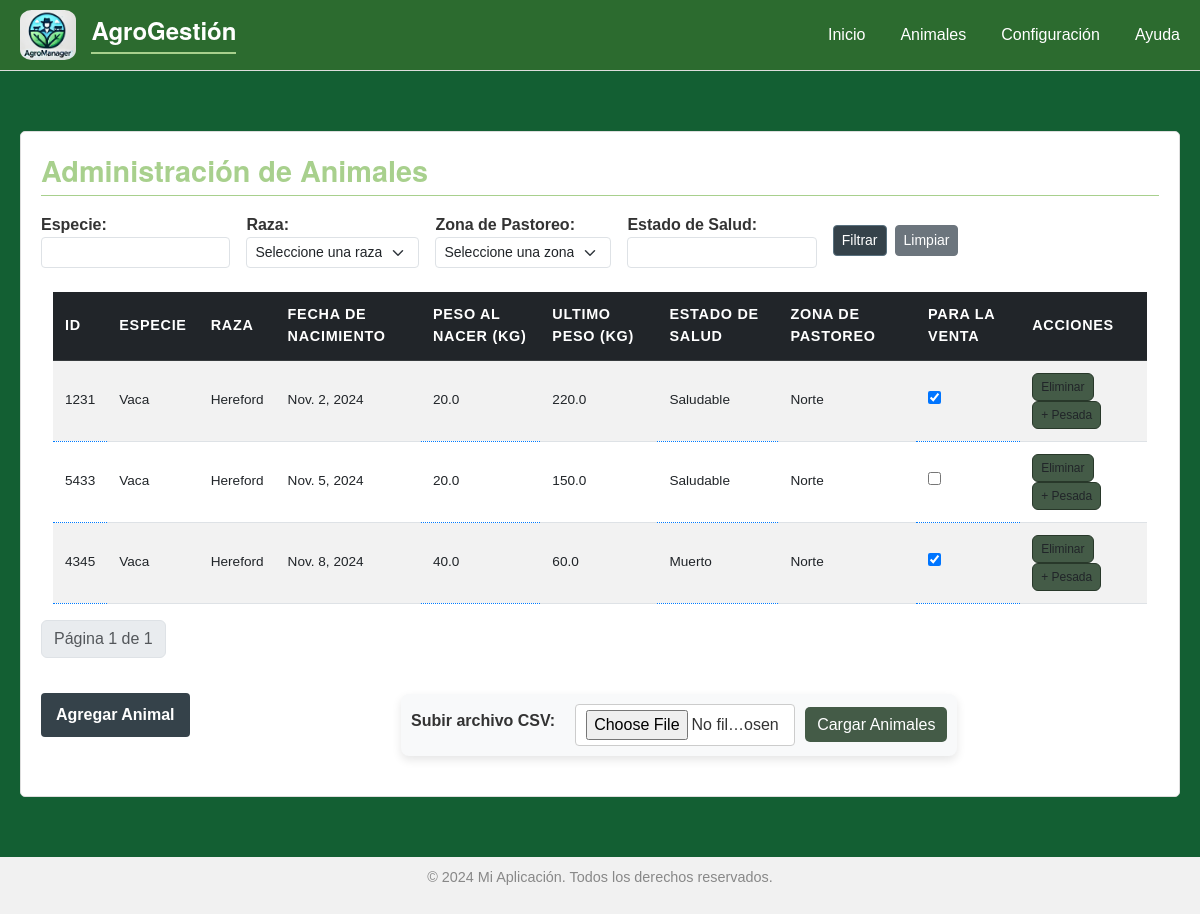
The app's page /admin_animales/?page=2, older data.
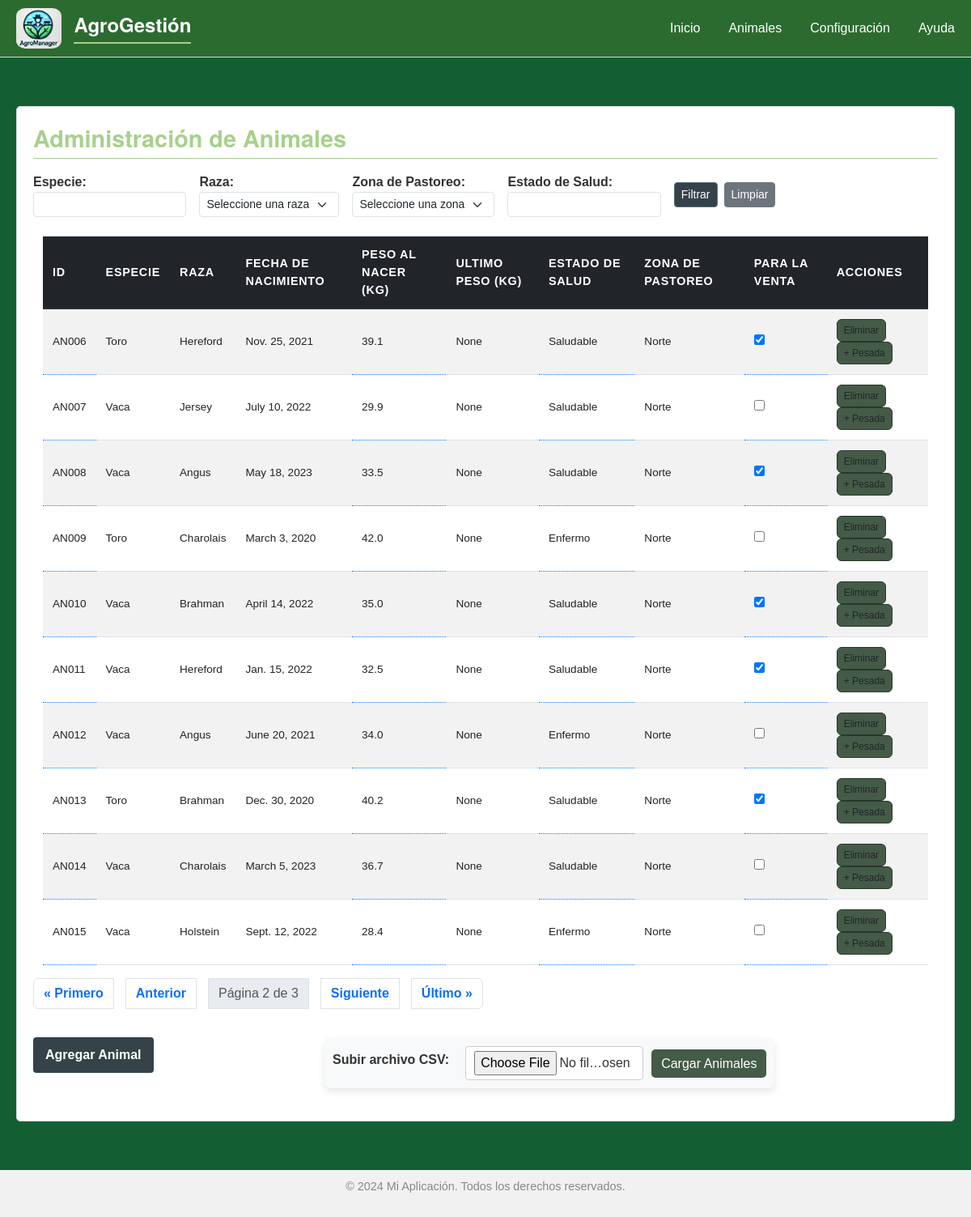
The same page, newer data.
### ganaderia/models.py (models this page shows, shortened)
class Animal(models.Model):
    identifier = models.CharField(max_length=50, unique=True)  # Código de identificación único
    species = models.CharField(max_length=100)                 # Especie (vaca, toro, etc.)
    breed = models.ForeignKey('Breed', on_delete=models.SET_NULL, null=True)  # Relación a Breed
    birth_date = models.DateField()                            # Fecha de nacimiento
    birth_weight = models.FloatField(default=0)                          # Peso de nacimiento
    health_status = models.CharField(max_length=100)           # Estado de salud (Ej: "Saludable", "Enfermo")
    pasture_zone = models.ForeignKey('PastureZone', on_delete=models.SET_NULL, null=True)  # Zona de pastoreo actual
    is_for_sale = models.BooleanField(default=False)           # Para marcar animales listos para la venta
    date_added = models.DateTimeField(default=timezone.now)    # Fecha de registro
    def latest_weight(self):
        latest_record = self.weight_records.order_by('-date_recorded').first()
        return latest_record.weight if latest_record else None
    def latest_weight_recorded(self):
        latest_record = self.weight_records.order_by('-date_recorded').first()
        return latest_record.date_recorded if latest_record else None

class Breed(models.Model):
    name = models.CharField(max_length=100, unique=True)  # Nombre de la raza, único
    description = models.TextField(blank=True, null=True)  # Descripción opcional de la raza
    def __str__(self):
        return self.name

class WeightRecord(models.Model):
    animal = models.ForeignKey(Animal, related_name='weight_records', on_delete=models.CASCADE)  # Relación a Animal
    weight = models.FloatField()                           # Peso en kg
    date_recorded = models.DateField(default=timezone.now)  # Fecha del registro de peso

class PastureZone(models.Model):
    name = models.CharField(max_length=100)                   # Nombre de la zona
    area_size = models.FloatField(default=0)                           # Tamaño en hectáreas
    grazing_capacity = models.IntegerField(default=0)                  # Capacidad de pastoreo en número de animales
    current_animals = models.ManyToManyField(Animal, blank=True, related_name='zones')  # Animales actualmente en la zona
    is_active = models.BooleanField(default=True)             # Zona activa o en descanso
    def __str__(self):
        return self.name

### ganaderia/views.py (the view)
# urls.py: path('admin_animales/', admin_animales, name='admin_animales'),
def admin_animales(request):
    animals = Animal.objects.all()
    animal_filter = AnimalFilter(request.GET, queryset=Animal.objects.all())
    pasture_zones = PastureZone.objects.all()
    paginator = Paginator(animal_filter.qs, 10)  # Aplica el paginador al queryset filtrado
    page_number = request.GET.get('page')
    page_obj = paginator.get_page(page_number)
    breeds_list = Breed.objects.all()
    return render(request, 'admin_animales.html', {'animals_list': page_obj, 'breeds_list': breeds_list, 'page_obj': page_obj, 'filter': animal_filter, 'pasturezones': pasture_zones})

### ganaderia/templates/admin_animales.html (shortened to what the changed rows need)
{% extends "base.html" %}
{% block content %}
    <div class="panel-container">
            <section class="panel" id="animals-panel">
                  <h2>Administración de Animales</h2>
                  <div id="list-animales">
                      <div class="container mt-4">
                          <div class="table-responsive">
                              <table class="table table-striped table-hover align-middle animal-grid" id="animalTable">
                                  <thead class="table-dark">
                                      <tr>
                                          <th>ID</th>
                                          <th>Especie</th>
                                          <th>Raza</th>
                                          <th>Fecha de Nacimiento</th>
                                          <th>Peso al nacer (kg)</th>
                                          <th>Ultimo Peso (kg)</th>
                                          <th>Estado de Salud</th>
                                          <th>Zona de Pastoreo</th>
                                          <th>Para la Venta</th>
                                          <th>Acciones</th>
                                      </tr>
                                  </thead>
                                  <tbody>
                                      {% for animal in animals_list%}
                                        <tr data-animal-id="{{ animal.id }}">
                                            <td class="editable" data-field="identifier">{{ animal.identifier }} </td>
                                            <td data-field="species">{{ animal.species }}</td>
                                            <td data-field="breed">{{ animal.breed }}</td>
                                            <td data-field="birth_date">{{ animal.birth_date }}</td>
                                            <td class="editable" data-field="birth_weight">{{ animal.birth_weight }}</td>
                                            <td data-field="latest_weight" title="{{animal.latest_weight_recorded}}">{{ animal.latest_weight }}</td>
                                            <td class="editable" data-field="health_status">{{ animal.health_status }}</td>
                                            <td data-field="pasture_zone">{{ animal.pasture_zone }}</td>
                                            <td class="editable" data-field="is_for_sale" data-animal-id="{{ animal.id }}">
                                                <input type="checkbox" class="sale-checkbox" {% if animal.is_for_sale %}checked{% endif %}>
                                            </td>
                                            <td>
                                                <button class="btn " onclick="confirmDelete({{ animal.id }})" >Eliminar</button>
                                                <button class="btn " onclick="toggleFormPeso({{ animal.id }})" >+ Pesada</button>
                                            </td>
                                        </tr>
                                      {% endfor %}
                                  </tbody>
                              </table>
                          </div>
                      </div>
                  </div>
                  <div class="pagination" id='paginator'>
                    <nav aria-label="Page navigation">
                        <ul class="pagination">
                            {% if page_obj.has_previous %}
                                <li class="page-item">
                                    <a class="page-link" href="?page=1">&laquo; Primero</a>
                                </li>
                                <li class="page-item">
                                    <a class="page-link" href="?page={{ page_obj.previous_page_number }}">Anterior</a>
                                </li>
                            {% endif %}
                            <li class="page-item disabled">
                                <span class="page-link">
                                    Página {{ page_obj.number }} de {{ page_obj.paginator.num_pages }}
                                </span>
                            </li>
                            {% if page_obj.has_next %}
                                <li class="page-item">
                                    <a class="page-link" href="?page={{ page_obj.next_page_number }}">Siguiente</a>
                                </li>
                                <li class="page-item">
                                    <a class="page-link" href="?page={{ page_obj.paginator.num_pages }}">Último &raquo;</a>
                                </li>
                            {% endif %}
                        </ul>
                    </nav>
                </div>
            </section>
        </div>
{% endblock %}

Row changes from the older to the newer data that the page shows:
no longer on this page (row unchanged): Animal: identifier "1231", species "Vaca", breed "Hereford", birth_date "Nov. 2, 2024", birth_weight "20.0", latest_weight "220.0", health_status "Saludable", pasture_zone "Norte", is_for_sale "☑"
no longer on this page (row unchanged): Animal: identifier "5433", species "Vaca", breed "Hereford", birth_date "Nov. 5, 2024", birth_weight "20.0", latest_weight "150.0", health_status "Saludable", pasture_zone "Norte"
no longer on this page (row unchanged): Animal: identifier "4345", species "Vaca", breed "Hereford", birth_date "Nov. 8, 2024", birth_weight "40.0", latest_weight "60.0", health_status "Muerto", pasture_zone "Norte", is_for_sale "☑"
added Animal: identifier "AN006", species "Toro", breed "Hereford", birth_date "Nov. 25, 2021", birth_weight "39.1", latest_weight "None", health_status "Saludable", pasture_zone "Norte", is_for_sale "☑"
added Animal: identifier "AN007", species "Vaca", breed "Jersey", birth_date "July 10, 2022", birth_weight "29.9", latest_weight "None", health_status "Saludable", pasture_zone "Norte"
added Animal: identifier "AN008", species "Vaca", breed "Angus", birth_date "May 18, 2023", birth_weight "33.5", latest_weight "None", health_status "Saludable", pasture_zone "Norte", is_for_sale "☑"
added Animal: identifier "AN009", species "Toro", breed "Charolais", birth_date "March 3, 2020", birth_weight "42.0", latest_weight "None", health_status "Enfermo", pasture_zone "Norte"
added Animal: identifier "AN010", species "Vaca", breed "Brahman", birth_date "April 14, 2022", birth_weight "35.0", latest_weight "None", health_status "Saludable", pasture_zone "Norte", is_for_sale "☑"
added Animal: identifier "AN011", species "Vaca", breed "Hereford", birth_date "Jan. 15, 2022", birth_weight "32.5", latest_weight "None", health_status "Saludable", pasture_zone "Norte", is_for_sale "☑"
added Animal: identifier "AN012", species "Vaca", breed "Angus", birth_date "June 20, 2021", birth_weight "34.0", latest_weight "None", health_status "Enfermo", pasture_zone "Norte"
added Animal: identifier "AN013", species "Toro", breed "Brahman", birth_date "Dec. 30, 2020", birth_weight "40.2", latest_weight "None", health_status "Saludable", pasture_zone "Norte", is_for_sale "☑"
added Animal: identifier "AN014", species "Vaca", breed "Charolais", birth_date "March 5, 2023", birth_weight "36.7", latest_weight "None", health_status "Saludable", pasture_zone "Norte"
added Animal: identifier "AN015", species "Vaca", breed "Holstein", birth_date "Sept. 12, 2022", birth_weight "28.4", latest_weight "None", health_status "Enfermo", pasture_zone "Norte"
Text that changed along with them:
{{ page_obj.number }}: "1" → "2"
{{ page_obj.paginator.num_pages }}: "1" → "3"
text now shown: "« Primero Anterior Siguiente Último »"
